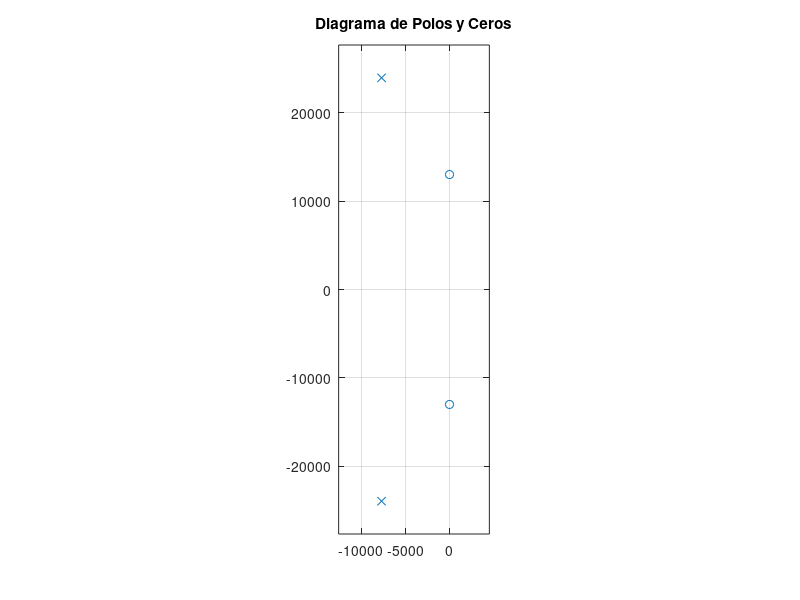

This chart was generated by the following MATLAB code:
zplane([-37.8570+13000.12*1i,-37.8570-13000.12*1i]',[-7721.518+23943*1i,-7721.518-23943*1i]');
title('Diagrama de Polos y Ceros');
grid on,